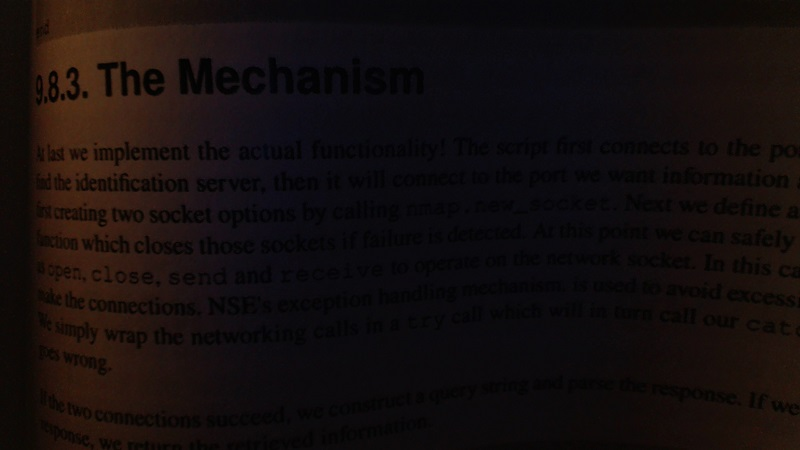
#> input picture dsp2018/images/bookpage.jpg, 800 x 450 px
$ python example3.py
#> lines starting #> are read from the running program, lines starting #| are printed output that depends on the picture; after the words box and inside, x2 and y2 are one past the last pixel; in counts of white or black regions, pixels touching at a corner belong together

import cv2
import numpy as np
import matplotlib.pyplot as plt
#import matplotlib.image as mpimg

img = cv2.imread('bookpage.jpg')
#> img is the input picture: shape (450, 800, 3); mean B, G, R 13.4, 13.6, 20.3
grayscaled = cv2.cvtColor(img,cv2.COLOR_BGR2GRAY)
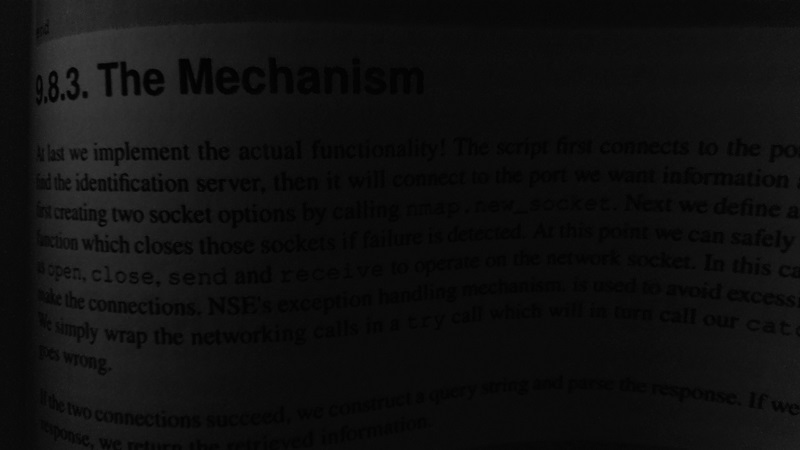
#> grayscaled: shape (450, 800); min 0, max 64, mean 15.6

#binarizar sobre la escala de gris
retval, threshold = cv2.threshold(grayscaled,9, 255, cv2.THRESH_BINARY)
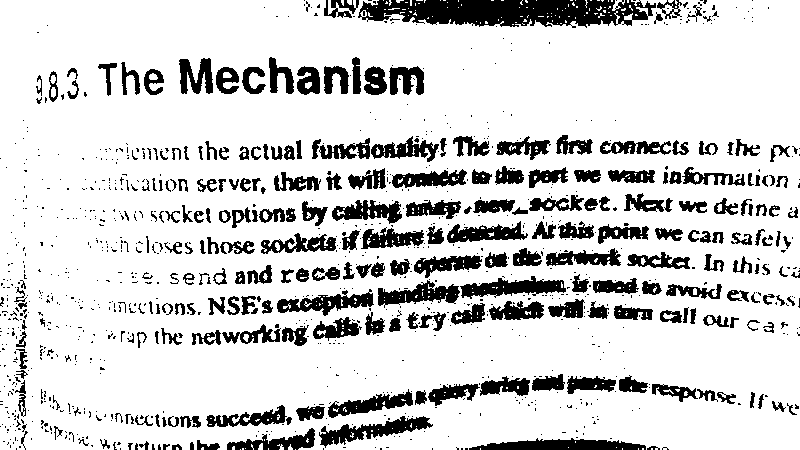
#> threshold: shape (450, 800); 82.8% white; 1099 black regions (843 under 20 px), largest, box (x1, y1, x2, y2) and area: (358, 0, 656, 28) 5975, (469, 438, 646, 450) 1436, (319, 416, 433, 448) 1354

#threshold = cv2.adaptiveThreshold(grayscaled, 255, cv2.ADAPTIVE_THRESH_GAUSSIAN_C, cv2.THRESH_BINARY, 121, 1)

plt.subplot(2,1,1)
plt.imshow(img)
plt.subplot(2,1,2)
plt.imshow(threshold,cmap='gray')

plt.show()
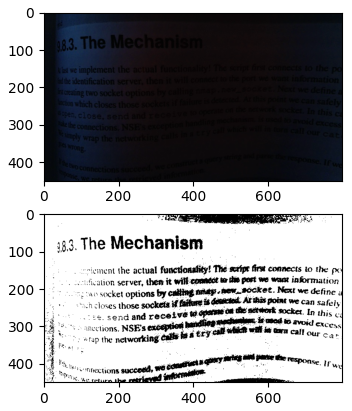
#> figure drawn by matplotlib, 2 panels; B, G, R data is drawn as R, G, B
